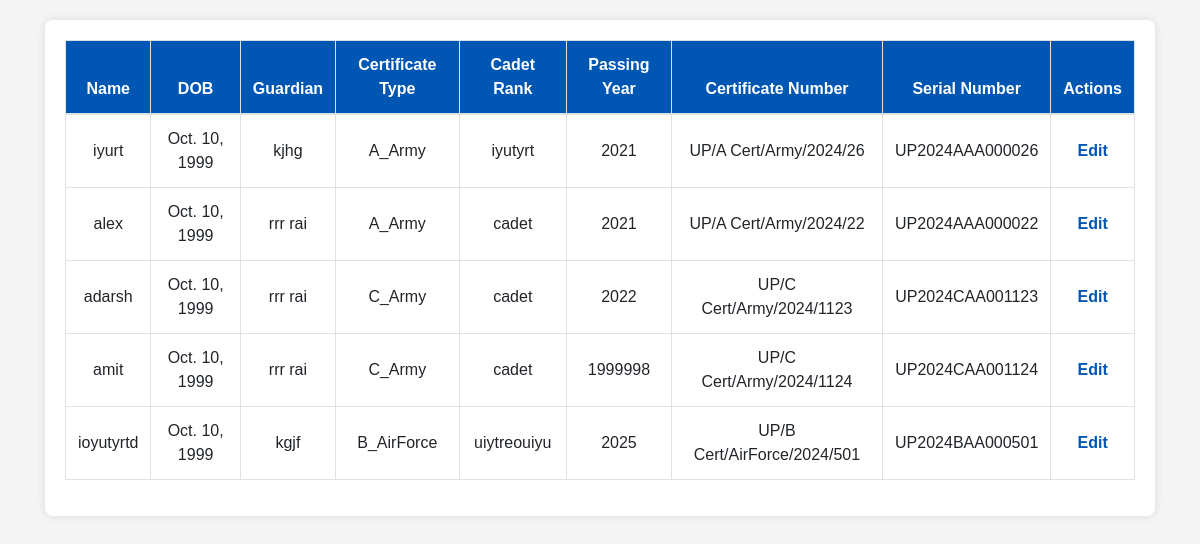
Before: /cert/ with the older database file.
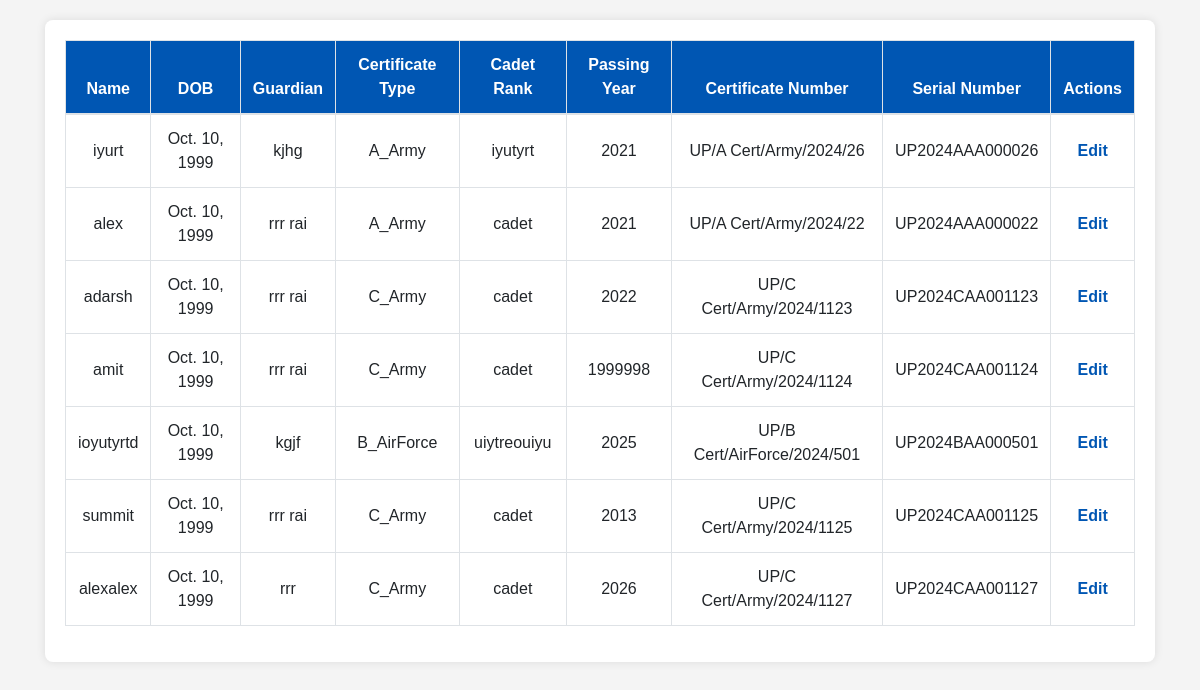
After: the same page with the newer database file.
### mainapp/models.py (models this page shows, shortened)
class Certificate(models.Model):
    CERTIFICATE_TYPE_CHOICES = [
        ('A_Army', 'A Army'),
        ('A_AirForce', 'A AirForce'),
        ('A_Navy', 'A Navy'),
        ('B_AirForce', 'B AirForce'),
        ('B_Army', 'B Army'),
        ('B_Navy', 'B Navy'),
        ('C_Army', 'C Army'),
    ]
    Name = models.CharField(max_length=100, null=True, blank=True)
    DOB = models.DateField(null=True, blank=True)
    Guardian = models.CharField(max_length=100, null=True, blank=True)
    CertificateType = models.CharField(max_length=20, choices=CERTIFICATE_TYPE_CHOICES, null=True, blank=True)
    CadetRank = models.CharField(max_length=20, null=True, blank=True)
    PassingYear = models.IntegerField(null=True, blank=True)
    Grade = models.CharField(max_length=10, null=True, blank=True)
    Unit = models.CharField(max_length=50, null=True, blank=True)
    Directorate = models.CharField(max_length=50, null=True, blank=True)
    Place = models.CharField(max_length=100, null=True, blank=True)
    Institute = models.CharField(max_length=100, null=True, blank=True)
    certificate_number = models.CharField(max_length=50, null=True, blank=True)
    serial_number = models.CharField(max_length=50, null=True, blank=True)
    user_image = models.ImageField(upload_to='media/', null=True, blank=True)
    qr_code = models.ImageField(upload_to='qr_codes/', blank=True)
    final_certificate = models.ImageField(upload_to='media/certificates/', null=True, blank=True)
    is_duplicate = models.BooleanField(default=False)
    reviewer_ceo = models.ForeignKey(settings.AUTH_USER_MODEL, related_name='ceo_reviews', on_delete=models.SET_NULL, null=True, blank=True)
    reviewer_register_head = models.ForeignKey(settings.AUTH_USER_MODEL, related_name='register_head_reviews', on_delete=models.SET_NULL, null=True, blank=True)
    reviewer_staff = models.ForeignKey(settings.AUTH_USER_MODEL, related_name='staff_reviews', on_delete=models.SET_NULL, null=True, blank=True)
    ceo_review_status = models.BooleanField(null=True, blank=True)
    register_head_review_status = models.BooleanField(null=True, blank=True)
    staff_review_status = models.BooleanField(null=True, blank=True)
    signature_image = models.ImageField(upload_to='signatures/', null=True, blank=True)
    is_signed = models.BooleanField(default=False)
    issue_date = models.DateField(auto_now_add=True)
    remarks = models.TextField(blank=True, null=True)
    def __str__(self):
        return self.Name

### mainapp/views.py (the view)
# urls.py: path('cert/', certhome, name='cert'),
def certhome(request):
    fm=Certificate.objects.all()
    print(fm)
    return render(request,"certhome.html",{"fm":fm})

### mainapp/templates/certhome.html (shortened to what this page needs)
<!DOCTYPE html>
<html>
<head>
    <link href="https://stackpath.bootstrapcdn.com/bootstrap/4.5.2/css/bootstrap.min.css" rel="stylesheet">
</head>
<body>
    <div class="container">
        <div class="table-container">
            <table class="table table-bordered table-hover">
                <thead>
                    <tr>
                        <th>Name</th>
                        <th>DOB</th>
                        <th>Guardian</th>
                        <th>Certificate Type</th>
                        <th>Cadet Rank</th>
                        <th>Passing Year</th>
                        <th>Certificate Number</th>
                        <th>Serial Number</th>
                        <th>Actions</th>
                    </tr>
                </thead>
                <tbody>
                    {% for certificate in fm %}
                    <tr>
                        <td>{{ certificate.Name }}</td>
                        <td>{{ certificate.DOB }}</td>
                        <td>{{ certificate.Guardian }}</td>
                        <td>{{ certificate.CertificateType }}</td>
                        <td>{{ certificate.CadetRank }}</td>
                        <td>{{ certificate.PassingYear }}</td>
                        <td>{{ certificate.certificate_number }}</td>
                        <td>{{ certificate.serial_number }}</td>
                        <td><a href="{% url 'edit_student_detail' certificate.studentdetail.id %}" class="action-btn">Edit</a></td>
                    </tr>
                    {% endfor %}
                </tbody>
            </table>
        </div>
    </div>
</body>
</html>

Changed rows visible on the page:
added Certificate: Name "summit", DOB "Oct. 10, 1999", Guardian "rrr rai", CertificateType "C_Army", CadetRank "cadet", PassingYear "2013", certificate_number "UP/C Cert/Army/2024/1125", serial_number "UP2024CAA001125"
added Certificate: Name "alexalex", DOB "Oct. 10, 1999", Guardian "rrr", CertificateType "C_Army", CadetRank "cadet", PassingYear "2026", certificate_number "UP/C Cert/Army/2024/1127", serial_number "UP2024CAA001127"
